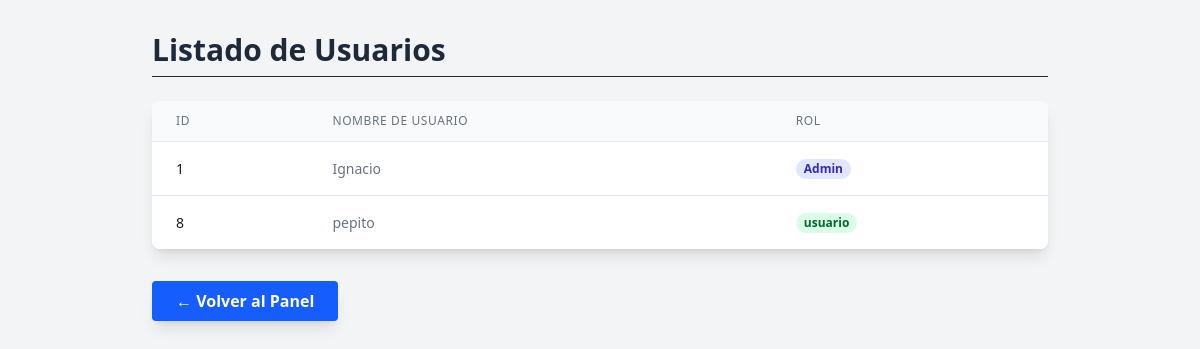
The app's page /control/listar.php (signed in), older data.
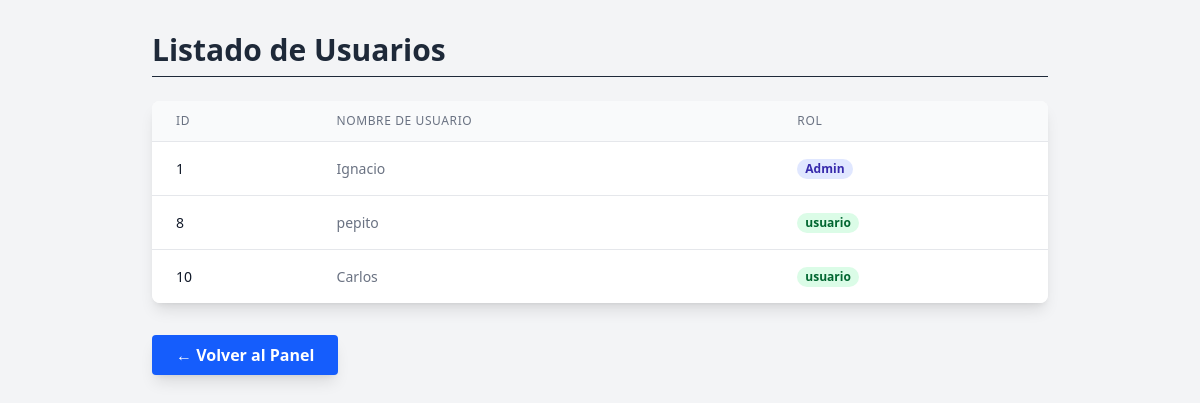
The same page, newer data.
### tables this page shows
CREATE TABLE IF NOT EXISTS `usuarios` (
  `id` int NOT NULL AUTO_INCREMENT,
  `password` varchar(255) NOT NULL,
  `nombre` varchar(50) NOT NULL,
  `apellido` varchar(50) NOT NULL,
  `nickname` varchar(50) NOT NULL,
  `rol` varchar(50) NOT NULL,
  `fecha_registro` timestamp NOT NULL DEFAULT CURRENT_TIMESTAMP,
  PRIMARY KEY (`id`)
);

### datos/Database.php (called while the page is built)
<?php
class Database {
    private static $host = "localhost";
    private static $db = "vapourware";
    private static $user = "root";
    private static $pass = "";
    private static $charset = "utf8mb4";
    public static function connect() {
        try {
            $dsn = "mysql:host=" . self::$host . ";dbname=" . self::$db . ";charset=" . self::$charset ;
            $pdo = new PDO($dsn, self::$user , self::$pass);
            $pdo->setAttribute(PDO::ATTR_ERRMODE, PDO::ERRMODE_EXCEPTION);
            return $pdo;
        } catch (PDOException $e) {
            die("Error en la conexión: " . $e->getMessage());
        }
    }
}

### entidades/User.php (called while the page is built, shortened)
<?php
require_once "../datos/Database.php";
class User {
    private $db;
    public function __construct() {
        $this->db = (new Database())->connect();
    }
    public function getAll() {
        $sql = "SELECT * FROM usuarios";
        $stmt = $this->db->query($sql);
        return $stmt->fetchAll(PDO::FETCH_OBJ);
    }
}

### control/listar.php (the view, shortened to what this page needs)
<?php
require_once "../entidades/User.php";
$user = new User();
$users = $user->getAll();
?>
<!DOCTYPE html>
<html lang="es">
<head>
    <script src="https://cdn.jsdelivr.net/npm/@tailwindcss/browser@4"></script>
</head>
<body class="bg-gray-100 min-h-screen p-8">
    <main class="container mx-auto max-w-4xl">
        <h1 class="text-3xl font-extrabold text-gray-800 mb-6 border-b pb-2">Listado de Usuarios</h1>
        <div class="bg-white shadow-lg rounded-lg overflow-hidden">
            <table class="min-w-full divide-y divide-gray-200">
                <thead class="bg-gray-50">
                    <tr>
                        <th class="px-6 py-3 text-left text-xs font-medium text-gray-500 uppercase tracking-wider">ID</th>
                        <th class="px-6 py-3 text-left text-xs font-medium text-gray-500 uppercase tracking-wider">Nombre de Usuario</th>
                        <th class="px-6 py-3 text-left text-xs font-medium text-gray-500 uppercase tracking-wider">Rol</th>
                    </tr>
                </thead>
                <tbody class="bg-white divide-y divide-gray-200">
                    <?php
                    if (!empty($users)):
                        foreach ($users as $u):
                    ?>
                        <tr class="hover:bg-gray-50 transition duration-150 ease-in-out">
                            <td class="px-6 py-4 whitespace-nowrap text-sm font-medium text-gray-900">
                                <?php echo htmlspecialchars($u->id); ?>
                            </td>
                            <td class="px-6 py-4 whitespace-nowrap text-sm text-gray-500">
                                <?php echo htmlspecialchars($u->nombre); ?>
                            </td>
                            <td class="px-6 py-4 whitespace-nowrap text-sm">
                                <?php
                                    $rol_class = ($u->rol === 'Admin') ? 'bg-indigo-100 text-indigo-800' : 'bg-green-100 text-green-800';
                                    echo "<span class='px-2 inline-flex text-xs leading-5 font-semibold rounded-full {$rol_class}'>" . htmlspecialchars($u->rol) . "</span>";
                                ?>
                            </td>
                        </tr>
                    <?php
                        endforeach;
                    else:
                    ?>
                        <tr>
                            <td colspan="3" class="px-6 py-4 text-center text-gray-500">No hay usuarios registrados.</td>
                        </tr>
                    <?php endif; ?>
                </tbody>
            </table>
        </div>
        <div class="mt-8">
            <button onclick="window.location.href='../vista/bienvenidoAdmin.php'"
                class="bg-blue-600 hover:bg-blue-700 text-white font-semibold py-2 px-6 rounded transition duration-200 shadow-lg focus:outline-none focus:ring-2 focus:ring-blue-500">
                ← Volver al Panel
            </button>
        </div>
    </main>
</body>
</html>

Row changes from the older to the newer data that the page shows:
added usuarios: id "10", nombre "Carlos", rol "usuario"
